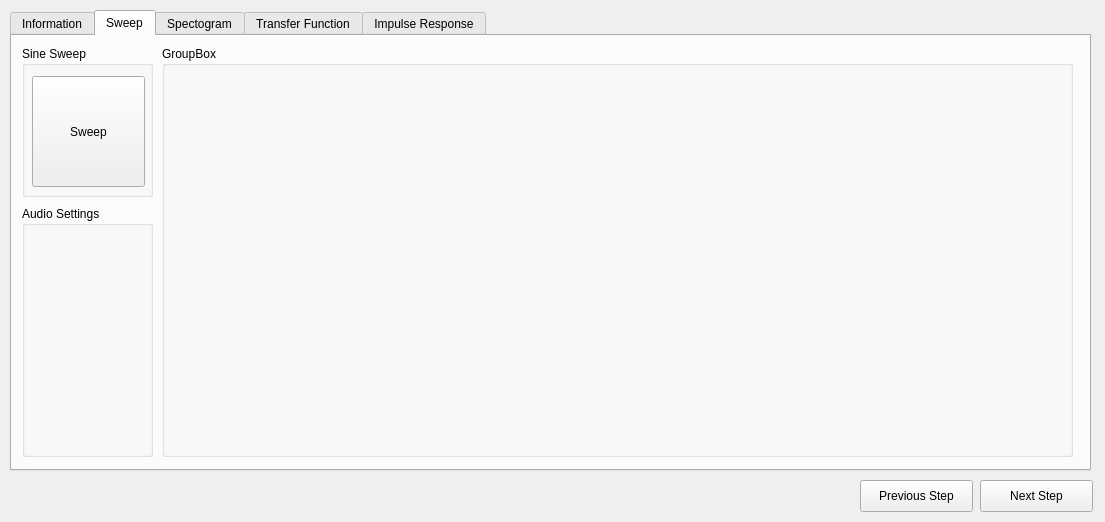
<?xml version="1.0" encoding="UTF-8"?>
<ui version="4.0">
 <class>IRExtractor</class>
 <widget class="QMainWindow" name="IRExtractor">
  <property name="geometry">
   <rect>
    <x>0</x>
    <y>0</y>
    <width>1105</width>
    <height>522</height>
   </rect>
  </property>
  <property name="windowTitle">
   <string>IRExtractor</string>
  </property>
  <widget class="QWidget" name="centralwidget">
   <widget class="QTabWidget" name="tabWidget">
    <property name="geometry">
     <rect>
      <x>10</x>
      <y>10</y>
      <width>1081</width>
      <height>461</height>
     </rect>
    </property>
    <property name="currentIndex">
     <number>1</number>
    </property>
    <widget class="QWidget" name="tab_1">
     <attribute name="title">
      <string>Information</string>
     </attribute>
     <widget class="QLabel" name="label">
      <property name="geometry">
       <rect>
        <x>0</x>
        <y>20</y>
        <width>1081</width>
        <height>401</height>
       </rect>
      </property>
      <property name="text">
       <string/>
      </property>
      <property name="pixmap">
       <pixmap resource="res.qrc">:/res/ir.png</pixmap>
      </property>
      <property name="scaledContents">
       <bool>true</bool>
      </property>
     </widget>
    </widget>
    <widget class="QWidget" name="tab_2">
     <attribute name="title">
      <string>Sweep</string>
     </attribute>
     <widget class="QGroupBox" name="groupBox">
      <property name="geometry">
       <rect>
        <x>10</x>
        <y>170</y>
        <width>131</width>
        <height>251</height>
       </rect>
      </property>
      <property name="title">
       <string>Audio Settings</string>
      </property>
     </widget>
     <widget class="QGroupBox" name="groupBox_2">
      <property name="geometry">
       <rect>
        <x>10</x>
        <y>10</y>
        <width>131</width>
        <height>151</height>
       </rect>
      </property>
      <property name="title">
       <string>Sine Sweep</string>
      </property>
      <widget class="QPushButton" name="sweepButton">
       <property name="geometry">
        <rect>
         <x>10</x>
         <y>30</y>
         <width>113</width>
         <height>111</height>
        </rect>
       </property>
       <property name="text">
        <string>Sweep</string>
       </property>
      </widget>
     </widget>
     <widget class="QGroupBox" name="groupBox_3">
      <property name="geometry">
       <rect>
        <x>150</x>
        <y>10</y>
        <width>911</width>
        <height>411</height>
       </rect>
      </property>
      <property name="title">
       <string>GroupBox</string>
      </property>
      <widget class="QWidget" name="widget" native="true">
       <property name="geometry">
        <rect>
         <x>10</x>
         <y>30</y>
         <width>891</width>
         <height>371</height>
        </rect>
       </property>
      </widget>
     </widget>
    </widget>
    <widget class="QWidget" name="tab_3">
     <attribute name="title">
      <string>Spectogram</string>
     </attribute>
     <widget class="QPushButton" name="pushButton_3">
      <property name="geometry">
       <rect>
        <x>20</x>
        <y>20</y>
        <width>113</width>
        <height>32</height>
       </rect>
      </property>
      <property name="text">
       <string>Deconvolute</string>
      </property>
     </widget>
     <widget class="QGroupBox" name="groupBox_4">
      <property name="geometry">
       <rect>
        <x>150</x>
        <y>0</y>
        <width>921</width>
        <height>421</height>
       </rect>
      </property>
      <property name="title">
       <string>Spectogram</string>
      </property>
     </widget>
    </widget>
    <widget class="QWidget" name="tab">
     <attribute name="title">
      <string>Transfer Function</string>
     </attribute>
     <widget class="QPushButton" name="pushButton_5">
      <property name="geometry">
       <rect>
        <x>0</x>
        <y>0</y>
        <width>113</width>
        <height>32</height>
       </rect>
      </property>
      <property name="text">
       <string>IFFT</string>
      </property>
     </widget>
    </widget>
    <widget class="QWidget" name="tab_4">
     <attribute name="title">
      <string>Impulse Response</string>
     </attribute>
     <widget class="QPushButton" name="pushButton_6">
      <property name="geometry">
       <rect>
        <x>0</x>
        <y>0</y>
        <width>113</width>
        <height>32</height>
       </rect>
      </property>
      <property name="text">
       <string>Export</string>
      </property>
     </widget>
    </widget>
   </widget>
   <widget class="QPushButton" name="pushButton">
    <property name="geometry">
     <rect>
      <x>980</x>
      <y>480</y>
      <width>113</width>
      <height>32</height>
     </rect>
    </property>
    <property name="text">
     <string>Next Step</string>
    </property>
   </widget>
   <widget class="QPushButton" name="pushButton_4">
    <property name="geometry">
     <rect>
      <x>860</x>
      <y>480</y>
      <width>113</width>
      <height>32</height>
     </rect>
    </property>
    <property name="text">
     <string>Previous Step</string>
    </property>
   </widget>
  </widget>
 </widget>
 <resources>
  <include location="res.qrc"/>
 </resources>
 <connections/>
</ui>
